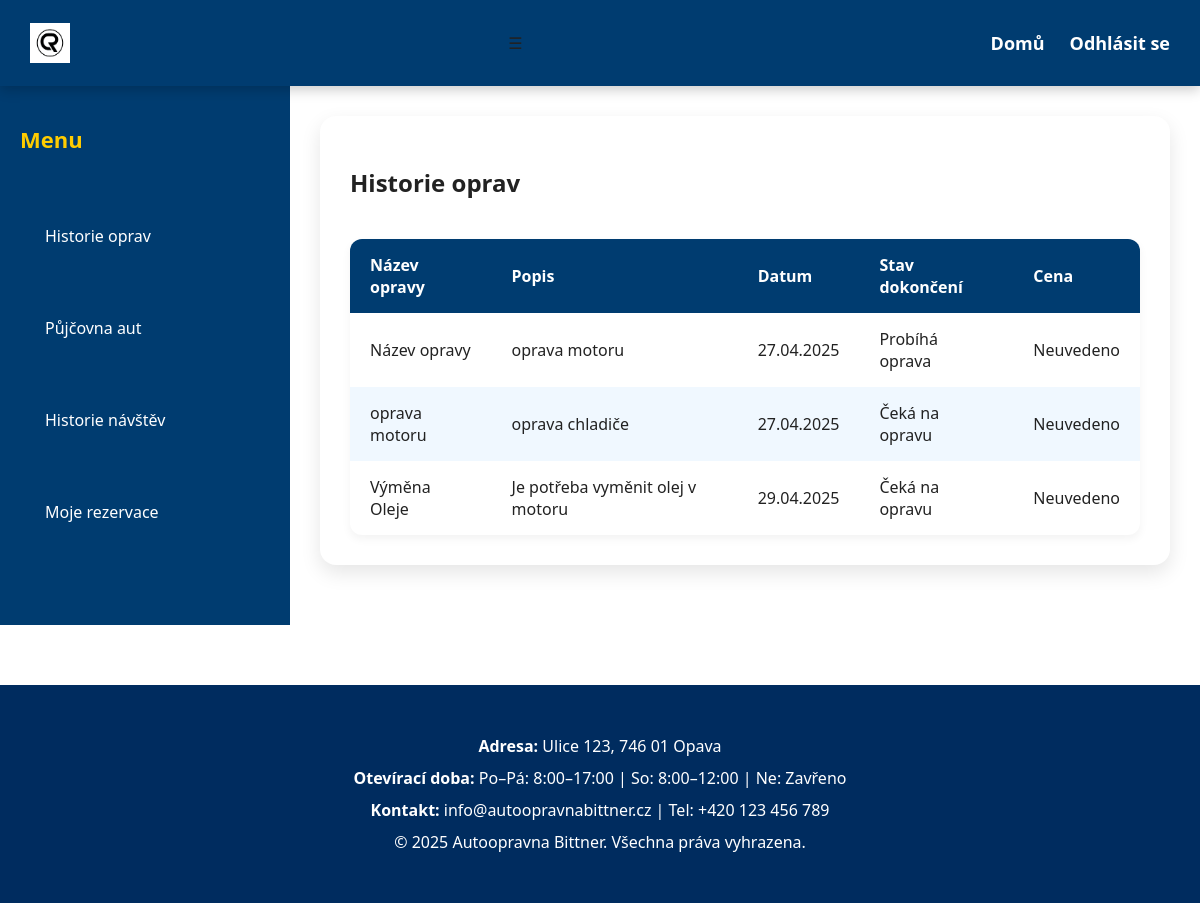
The page /dashboard/ (signed in) on the database its author committed.
### hlavni/models.py (models this page shows, shortened)
class Repair(models.Model):
    STATUS_CHOICES = [
        ('waiting', 'Čeká na opravu'),
        ('in_progress', 'Probíhá oprava'),
        ('completed', 'Dokončeno'),
    ]
    customer = models.ForeignKey(User, on_delete=models.CASCADE)
    title = models.CharField(max_length=255)
    description = models.TextField()
    status = models.CharField(max_length=20, choices=STATUS_CHOICES, default='waiting')
    created_at = models.DateTimeField(auto_now_add=True)

### hlavni/views.py (the view)
# urls.py: path('dashboard/', views.dashboard, name='dashboard'),
@login_required(login_url='login')
def dashboard(request):
    if request.user.is_superuser:
        return redirect('admin_dashboard')
    repairs = Repair.objects.filter(customer=request.user)
    reservations = RepairReservation.objects.filter(user=request.user)
    auta_vsechna  = Auto.objects.filter()
    return render(request, 'hlavni/dashboard.html', {
        'repairs': repairs,
        'reservations': reservations,
        'auta_dostupna': auta_vsechna
    })

### hlavni/templates/hlavni/dashboard.html (shortened to what this page needs)
{% load static %}
<!DOCTYPE html>
<html lang="cs">
<head>
  <link rel="stylesheet" href="{% static 'css/dashboard.css' %}">
</head>
<body>
  <nav class="navbar">
    <div class="logo">
      <img src="{% static 'img/CRlogo.png' %}" alt="Logo" class="logo-img">
    </div>
    <div class="menu-toggle" id="mobile-menu">&#9776;</div>
    <ul class="nav-links" id="nav-links">
      <li><a href="{% url 'index' %}">Domů</a></li>
      <li><a href="{% url 'logout' %}">Odhlásit se</a></li>
    </ul>
  </nav>
  <div class="dashboard-container" style="display: flex;">
    <aside class="sidebar">
      <h2>Menu</h2>
      <ul>
        <li><a href="#" onclick="showSection('opravy')" id="opravy-link">Historie oprav</a></li>
        <li><a href="#" onclick="showSection('pujcovna')" id="pujcovna-link">Půjčovna aut</a></li>
        <li><a href="#" onclick="showSection('navstevy')" id="navstevy-link">Historie návštěv</a></li>
        <li><a href="#" onclick="showSection('rezervace')" id="rezervace-link">Moje rezervace</a></li>
      </ul>
    </aside>
    <main class="dashboard-main" style="flex: 1; padding: 30px;">
      <section id="opravy" class="content-section">
        <div class="card">
          <h2>Historie oprav</h2>
          <table class="dashboard-table">
            <thead>
              <tr>
                <th>Název opravy</th>
                <th>Popis</th>
                <th>Datum</th>
                <th>Stav dokončení</th>
                <th>Cena</th>
              </tr>
            </thead>
            <tbody>
              {% for repair in repairs %}
              <tr>
                <td>{{ repair.title }}</td>
                <td>{{ repair.description }}</td>
                <td>{{ repair.created_at|date:"d.m.Y" }}</td>
                <td>
                  {% if repair.status == "waiting" %}
                    Čeká na opravu
                  {% elif repair.status == "in_progress" %}
                    Probíhá oprava
                  {% elif repair.status == "completed" %}
                    Dokončeno
                  {% endif %}
                </td>
                <td>{{ repair.price|default:"Neuvedeno" }}</td>
              </tr>
              {% empty %}
              <tr>
                <td colspan="5">Žádné opravy nenalezeny.</td>
              </tr>
              {% endfor %}
            </tbody>
          </table>
        </div>
      </section>
    </main>
  </div>
  <footer>
    <div class="footer-info">
      <p><strong>Adresa:</strong> Ulice 123, 746 01 Opava</p>
      <p><strong>Otevírací doba:</strong> Po–Pá: 8:00–17:00 | So: 8:00–12:00 | Ne: Zavřeno</p>
      <p><strong>Kontakt:</strong> info@autoopravnabittner.cz | Tel: +420 123 456 789</p>
      <p>&copy; 2025 Autoopravna Bittner. Všechna práva vyhrazena.</p>
    </div>
  </footer>
</body>
</html>

### hlavni/static/css/dashboard.css (style rules this page uses)
body { margin: 0; font-family: 'Segoe UI', Tahoma, Geneva, Verdana, sans-serif; background-color: #ffffff; color: #222; }
.navbar { display: flex; justify-content: space-between; align-items: center; background-color: #003c70; padding: 15px 30px; position: sticky; top: 0; z-index: 1000; box-shadow: 0 4px 12px rgba(0, 0, 0, 0.2); }
.logo { display: flex; align-items: center; }
.logo-img { width: 40px; height: 40px; margin-right: 10px; transition: transform 0.3s ease-in-out; }
.nav-links { list-style: none; display: flex; gap: 25px; }
.nav-links li a { color: white; text-decoration: none; font-weight: 600; font-size: large; position: relative; transition: color 0.3s ease; }
.nav-links li a::after { content: ''; position: absolute; bottom: -6px; left: 0; width: 0; height: 2px; background-color: white; transition: width 0.3s ease; }
.sidebar { width: 250px; background-color: #003c70; color: white; display: flex; flex-direction: column; padding: 20px; position: sticky; top: 0; height: auto; }
.sidebar h2 { font-size: 22px; margin-bottom: 20px; color: #ffcc00; }
.sidebar ul { list-style: none; padding: 0; }
.sidebar ul li { margin: 15px 0; cursor: pointer; padding: 10px; border-radius: 6px; transition: background-color 0.3s ease; }
.sidebar a { color: white; text-decoration: none; margin-bottom: 15px; display: block; font-weight: 500; transition: color 0.3s ease, background 0.3s ease; padding: 10px 15px; border-radius: 8px; }
.dashboard-table { width: 100%; border-collapse: collapse; margin-top: 40px; background: white; border-radius: 12px; overflow: hidden; box-shadow: 0 4px 10px rgba(0, 0, 0, 0.05); }
.dashboard-table th, .dashboard-table td { padding: 15px 20px; text-align: left; }
.dashboard-table th { background-color: #003c70; color: white; }
.dashboard-table tr:nth-child(even) { background-color: #f0f8ff; }
.card { background: #ffffff; border-radius: 16px; padding: 30px; box-shadow: 0 8px 20px rgba(0, 0, 0, 0.1); margin-bottom: 30px; }
.content-section { display: none; }
.content-section:not(.hidden) { display: block; }
footer { background-color: #002c5f; color: #ffffff; text-align: center; padding: 40px 20px; margin-top: 60px; }
.footer-info p { margin: 10px 0; font-size: 16px; }

### rows shown on the page
Repair: title "Název opravy", description "oprava motoru", created_at "27.04.2025", status "Probíhá oprava", price "Neuvedeno"
Repair: title "oprava motoru", description "oprava chladiče", created_at "27.04.2025", status "Čeká na opravu", price "Neuvedeno"
Repair: title "Výměna Oleje", description "Je potřeba vyměnit olej v motoru", created_at "29.04.2025", status "Čeká na opravu", price "Neuvedeno"
